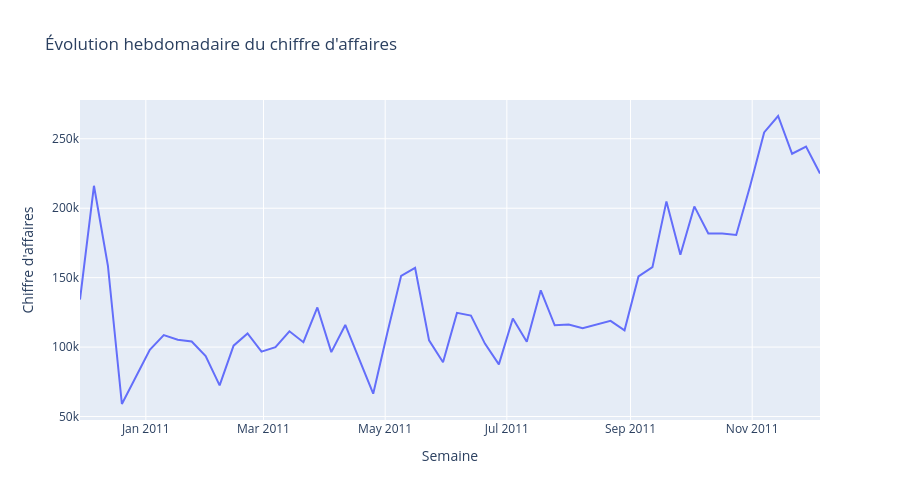

Notebook code for this chart:
### Code cell
fig = px.line(
    weekly_revenue,
    x="week",
    y="weekly_revenue",
    title="Évolution hebdomadaire du chiffre d'affaires",
    labels={"week": "Semaine", "weekly_revenue": "Chiffre d'affaires"}
)

fig.update_layout(height=500)
fig.show()
